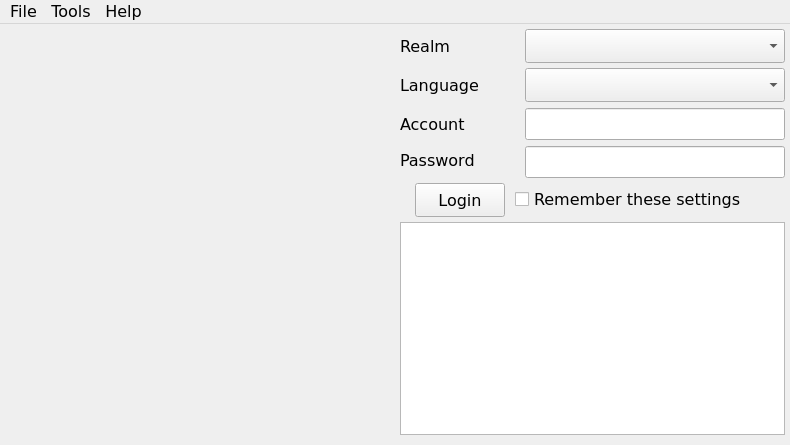
<?xml version="1.0" encoding="UTF-8"?>
<ui version="4.0">
 <class>winMain</class>
 <widget class="QMainWindow" name="winMain">
  <property name="geometry">
   <rect>
    <x>0</x>
    <y>0</y>
    <width>790</width>
    <height>445</height>
   </rect>
  </property>
  <property name="font">
   <font>
    <family>Verdana</family>
    <pointsize>12</pointsize>
   </font>
  </property>
  <property name="windowTitle">
   <string>Linux Launcher</string>
  </property>
  <property name="statusTip">
   <string/>
  </property>
  <property name="whatsThis">
   <string/>
  </property>
  <property name="accessibleName">
   <string/>
  </property>
  <property name="windowFilePath">
   <string/>
  </property>
  <property name="unifiedTitleAndToolBarOnMac">
   <bool>false</bool>
  </property>
  <widget class="QWidget" name="centralwidget">
   <widget class="QLabel" name="lblRealm">
    <property name="geometry">
     <rect>
      <x>400</x>
      <y>10</y>
      <width>120</width>
      <height>24</height>
     </rect>
    </property>
    <property name="font">
     <font>
      <family>Verdana</family>
     </font>
    </property>
    <property name="text">
     <string>Realm</string>
    </property>
   </widget>
   <widget class="QLabel" name="lblLanguage">
    <property name="geometry">
     <rect>
      <x>400</x>
      <y>49</y>
      <width>120</width>
      <height>24</height>
     </rect>
    </property>
    <property name="font">
     <font>
      <family>Verdana</family>
     </font>
    </property>
    <property name="text">
     <string>Language</string>
    </property>
   </widget>
   <widget class="QLabel" name="lblAccount">
    <property name="geometry">
     <rect>
      <x>400</x>
      <y>88</y>
      <width>120</width>
      <height>24</height>
     </rect>
    </property>
    <property name="font">
     <font>
      <family>Verdana</family>
     </font>
    </property>
    <property name="text">
     <string>Account</string>
    </property>
   </widget>
   <widget class="QLabel" name="lblPassword">
    <property name="geometry">
     <rect>
      <x>400</x>
      <y>124</y>
      <width>120</width>
      <height>24</height>
     </rect>
    </property>
    <property name="font">
     <font>
      <family>Verdana</family>
     </font>
    </property>
    <property name="text">
     <string>Password</string>
    </property>
   </widget>
   <widget class="QComboBox" name="cboRealm">
    <property name="geometry">
     <rect>
      <x>525</x>
      <y>5</y>
      <width>260</width>
      <height>34</height>
     </rect>
    </property>
    <property name="font">
     <font>
      <family>Verdana</family>
     </font>
    </property>
   </widget>
   <widget class="QComboBox" name="cboLanguage">
    <property name="geometry">
     <rect>
      <x>525</x>
      <y>44</y>
      <width>260</width>
      <height>34</height>
     </rect>
    </property>
    <property name="font">
     <font>
      <family>Verdana</family>
     </font>
    </property>
   </widget>
   <widget class="QLineEdit" name="txtAccount">
    <property name="geometry">
     <rect>
      <x>525</x>
      <y>84</y>
      <width>260</width>
      <height>32</height>
     </rect>
    </property>
    <property name="font">
     <font>
      <family>Verdana</family>
     </font>
    </property>
   </widget>
   <widget class="QLineEdit" name="txtPassword">
    <property name="geometry">
     <rect>
      <x>525</x>
      <y>122</y>
      <width>260</width>
      <height>32</height>
     </rect>
    </property>
    <property name="font">
     <font>
      <family>Verdana</family>
     </font>
    </property>
    <property name="echoMode">
     <enum>QLineEdit::Password</enum>
    </property>
   </widget>
   <widget class="QLabel" name="imgMain">
    <property name="geometry">
     <rect>
      <x>5</x>
      <y>5</y>
      <width>390</width>
      <height>120</height>
     </rect>
    </property>
    <property name="text">
     <string/>
    </property>
   </widget>
   <widget class="QPushButton" name="btnLogin">
    <property name="geometry">
     <rect>
      <x>415</x>
      <y>159</y>
      <width>90</width>
      <height>34</height>
     </rect>
    </property>
    <property name="font">
     <font>
      <family>Verdana</family>
     </font>
    </property>
    <property name="text">
     <string>Login</string>
    </property>
   </widget>
   <widget class="QCheckBox" name="chkSaveSettings">
    <property name="geometry">
     <rect>
      <x>515</x>
      <y>161</y>
      <width>260</width>
      <height>29</height>
     </rect>
    </property>
    <property name="font">
     <font>
      <family>Verdana</family>
     </font>
    </property>
    <property name="text">
     <string>Remember these settings</string>
    </property>
   </widget>
   <widget class="QTextBrowser" name="txtStatus">
    <property name="geometry">
     <rect>
      <x>400</x>
      <y>198</y>
      <width>385</width>
      <height>213</height>
     </rect>
    </property>
    <property name="font">
     <font>
      <family>Verdana</family>
     </font>
    </property>
    <property name="textInteractionFlags">
     <set>Qt::TextSelectableByMouse</set>
    </property>
    <property name="openLinks">
     <bool>false</bool>
    </property>
   </widget>
  </widget>
  <widget class="QMenuBar" name="menubar">
   <property name="geometry">
    <rect>
     <x>0</x>
     <y>0</y>
     <width>790</width>
     <height>29</height>
    </rect>
   </property>
   <widget class="QMenu" name="menuFile">
    <property name="font">
     <font>
      <family>Verdana</family>
      <pointsize>12</pointsize>
     </font>
    </property>
    <property name="statusTip">
     <string/>
    </property>
    <property name="whatsThis">
     <string/>
    </property>
    <property name="accessibleName">
     <string/>
    </property>
    <property name="accessibleDescription">
     <string/>
    </property>
    <property name="title">
     <string>File</string>
    </property>
    <addaction name="actionExit"/>
   </widget>
   <widget class="QMenu" name="menuTools">
    <property name="font">
     <font>
      <family>Verdana</family>
      <pointsize>12</pointsize>
     </font>
    </property>
    <property name="title">
     <string>Tools</string>
    </property>
    <addaction name="actionOptions"/>
    <addaction name="actionSettings_Wizard"/>
    <addaction name="actionPatch"/>
    <addaction name="actionSwitch_Game"/>
    <addaction name="actionCheck_Bottle"/>
    <addaction name="separator"/>
    <addaction name="actionHideWinMain"/>
   </widget>
   <widget class="QMenu" name="menuHelp">
    <property name="font">
     <font>
      <family>Verdana</family>
      <pointsize>12</pointsize>
     </font>
    </property>
    <property name="title">
     <string>Help</string>
    </property>
    <addaction name="actionAbout"/>
   </widget>
   <addaction name="menuFile"/>
   <addaction name="menuTools"/>
   <addaction name="menuHelp"/>
  </widget>
  <action name="actionExit">
   <property name="text">
    <string>Exit</string>
   </property>
   <property name="iconText">
    <string>Exit</string>
   </property>
   <property name="toolTip">
    <string>Exit</string>
   </property>
   <property name="statusTip">
    <string/>
   </property>
   <property name="whatsThis">
    <string/>
   </property>
   <property name="font">
    <font>
     <family>Verdana</family>
     <pointsize>12</pointsize>
    </font>
   </property>
  </action>
  <action name="actionOptions">
   <property name="text">
    <string>Options</string>
   </property>
   <property name="iconText">
    <string>Options</string>
   </property>
   <property name="toolTip">
    <string>Options</string>
   </property>
   <property name="font">
    <font>
     <family>Verdana</family>
     <pointsize>12</pointsize>
    </font>
   </property>
  </action>
  <action name="actionPatch">
   <property name="text">
    <string>Patch</string>
   </property>
   <property name="iconText">
    <string>Patch</string>
   </property>
   <property name="toolTip">
    <string>Patch</string>
   </property>
   <property name="font">
    <font>
     <family>Verdana</family>
     <pointsize>12</pointsize>
    </font>
   </property>
  </action>
  <action name="actionSwitch_Game">
   <property name="text">
    <string>Switch Game</string>
   </property>
   <property name="iconText">
    <string>Switch Game</string>
   </property>
   <property name="toolTip">
    <string>Switch Game</string>
   </property>
   <property name="font">
    <font>
     <family>Verdana</family>
     <pointsize>12</pointsize>
    </font>
   </property>
  </action>
  <action name="actionAbout">
   <property name="text">
    <string>About</string>
   </property>
   <property name="iconText">
    <string>About</string>
   </property>
   <property name="toolTip">
    <string>About</string>
   </property>
   <property name="statusTip">
    <string/>
   </property>
   <property name="whatsThis">
    <string/>
   </property>
   <property name="font">
    <font>
     <family>Verdana</family>
     <pointsize>12</pointsize>
    </font>
   </property>
  </action>
  <action name="actionSettings_Wizard">
   <property name="text">
    <string>Settings Wizard</string>
   </property>
   <property name="font">
    <font>
     <family>Verdana</family>
     <pointsize>12</pointsize>
    </font>
   </property>
  </action>
  <action name="actionCheck_Bottle">
   <property name="text">
    <string>Check Bottle</string>
   </property>
   <property name="font">
    <font>
     <family>Verdana</family>
     <pointsize>12</pointsize>
    </font>
   </property>
  </action>
  <action name="actionHideWinMain">
   <property name="checkable">
    <bool>true</bool>
   </property>
   <property name="text">
    <string>Hide Main Window</string>
   </property>
   <property name="font">
    <font>
     <family>Verdana</family>
     <pointsize>12</pointsize>
    </font>
   </property>
  </action>
 </widget>
 <resources/>
 <connections/>
</ui>
